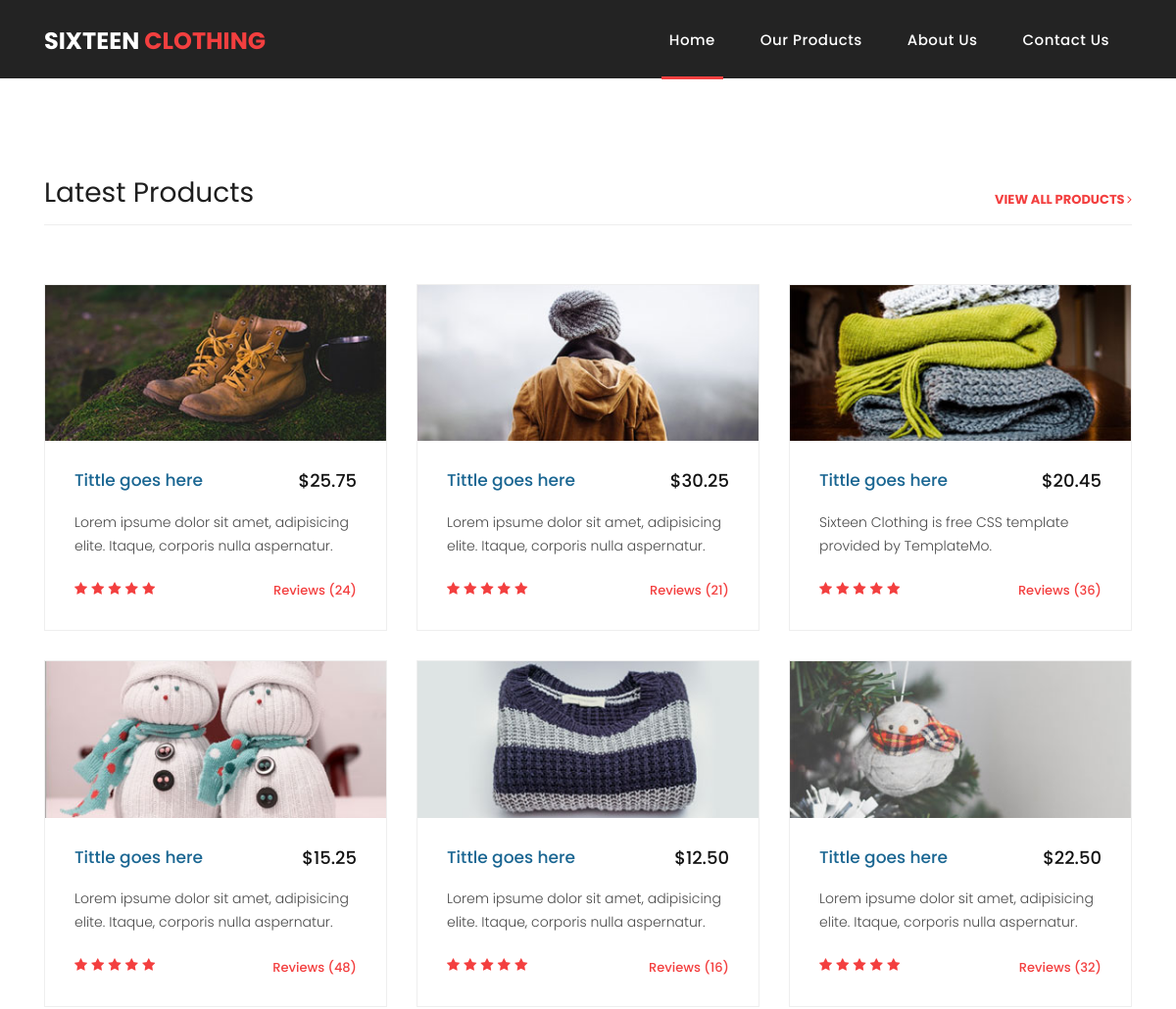
/ (upper part), run on an earlier commit of the app's database.
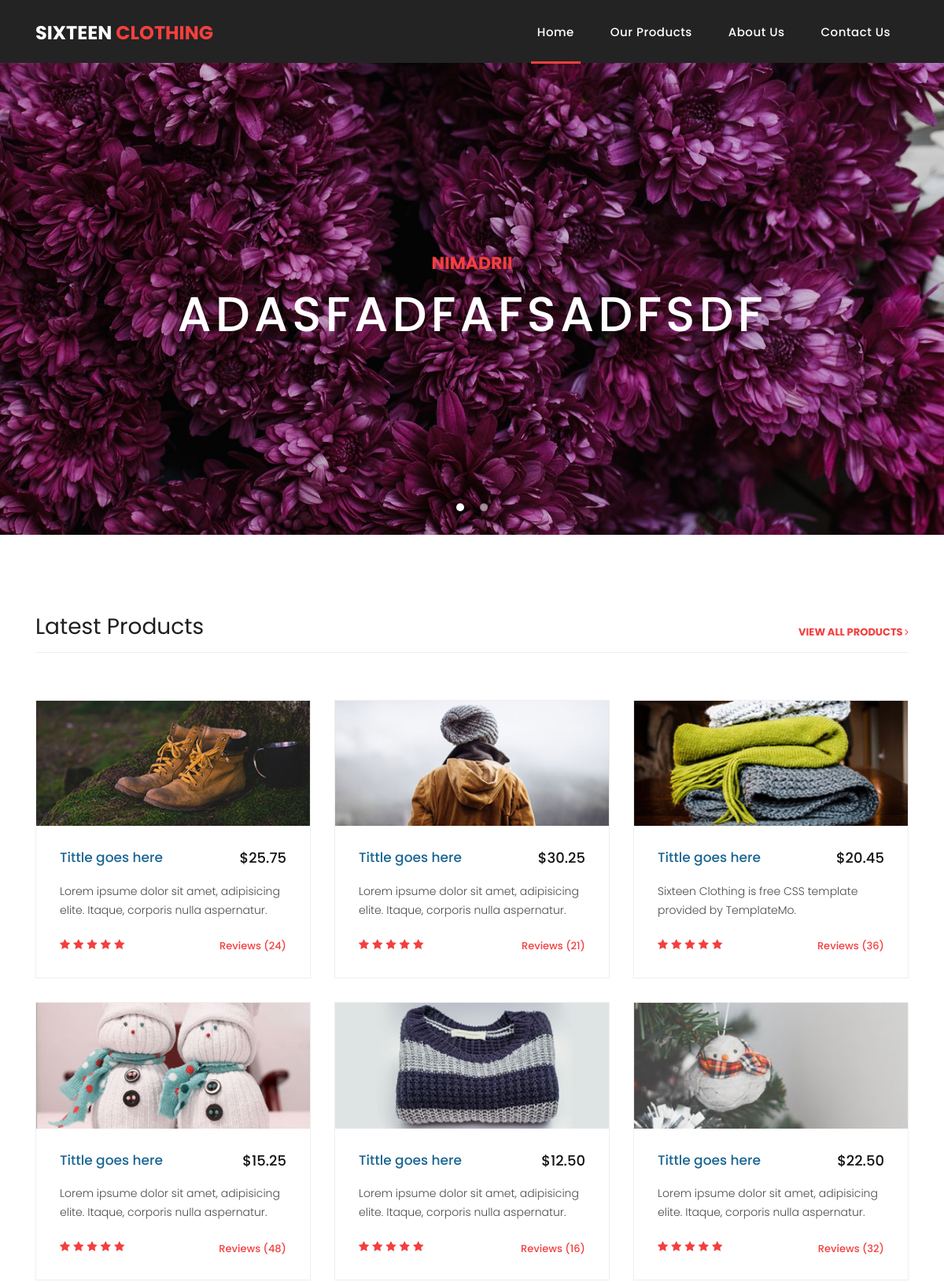
And on a later commit of the database.
### ecommerse/models.py (models this page shows, shortened)
class HomeSlider(models.Model):
    class Meta():
        verbose_name = 'Slide'
        verbose_name_plural = 'Home slides'
    name = models.CharField(max_length=20)
    description = models.CharField(max_length=50)
    image = models.ImageField()

### ecommerse/views.py (the view)
# urls.py: path('', Home.as_view(), name='home'),
class Home(ListView):
    template_name = 'index.html'
    queryset = HomeSlider.objects.all()
    context_object_name = 'slides'

### templates/index.html (shortened to what the changed rows need)
{% extends 'base.html' %}
{% block content %}
{% load static %}
<div class="banner header-text">
  <div class="owl-banner owl-carousel">
    {% for slide in slides %}
    <div style="background-image: url('{{ slide.image.url }}');" class="banner-item-01">
      <div class="text-content">
        <h4>{{slide.name}}</h4>
        <h2>{{slide.description}}</h2>
      </div>
    </div>
    {% endfor %}
  </div>
</div>
<div class="latest-products">
  <div class="container">
    <div class="row">
      <div class="col-md-12">
        <div class="section-heading">
          <h2>Latest Products</h2>
        </div>
      </div>
    </div>
  </div>
</div>
{% endblock %}

What changed in the data, as far as the page shows it:
added HomeSlider: image (picture), name "NIMADRII", description "ADASFADFAFSADFSDF"
